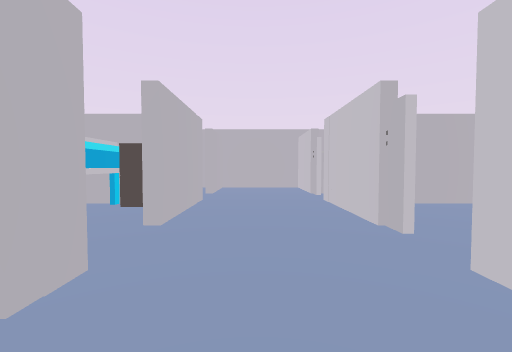
[1] (above)

18 first-person views from a walk through a Unity game level. The camera is 1.4 m above the floor, tilts 2° down and sees 90° across. The floor is counted in squares, 2 m on a side. Each view is taken from the middle of a square. On the plan, view 1 faces up. The plan holds only what a view shows up to about 9 squares ahead; the rest is blank. The player is left out. Some animated figures are left out.

[2]
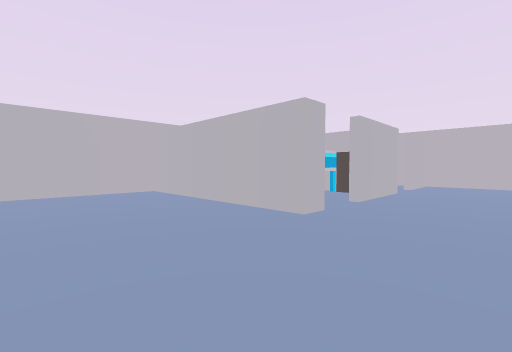

[3]
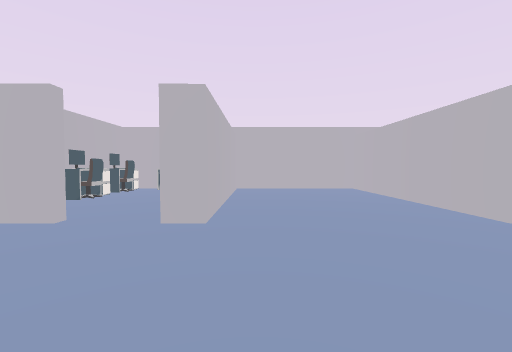

[4]
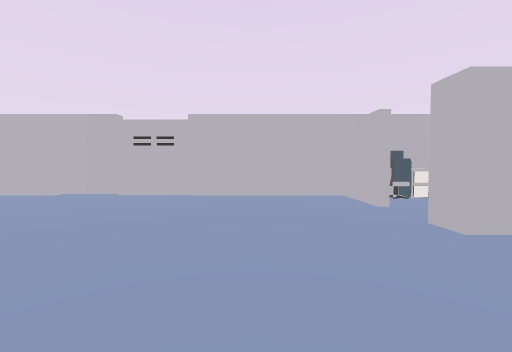

[5]
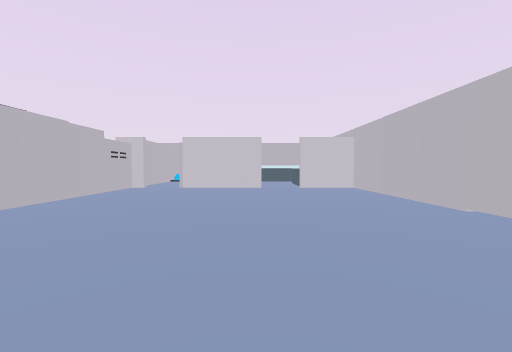

[6]
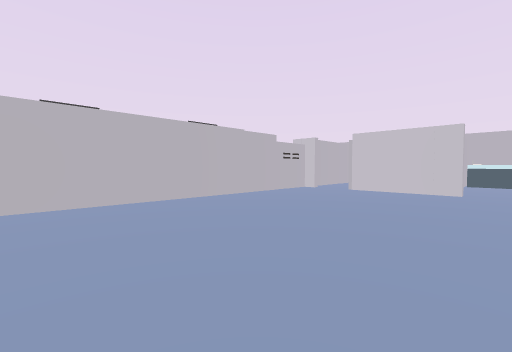

[7]
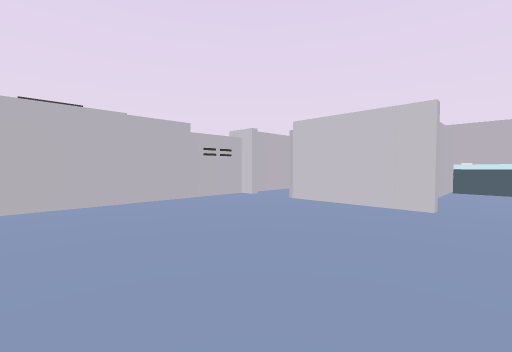

[8]
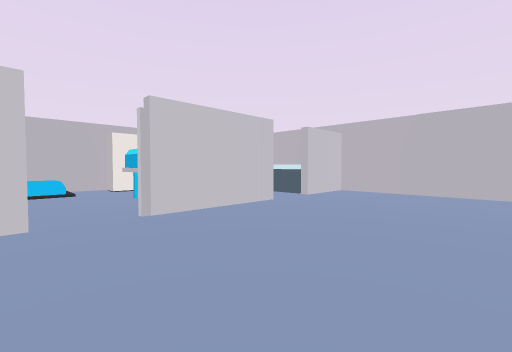

[9]
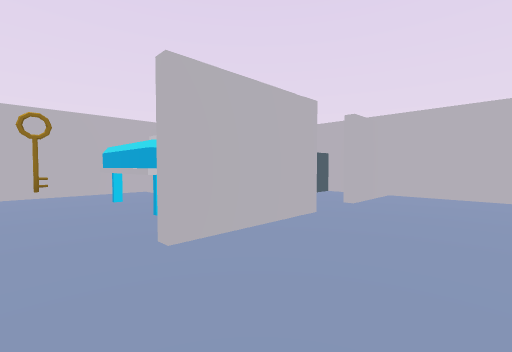

[10]
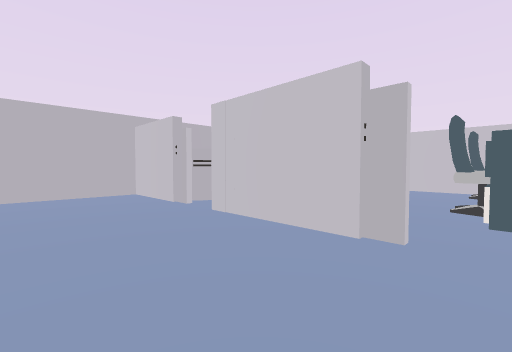

[11]
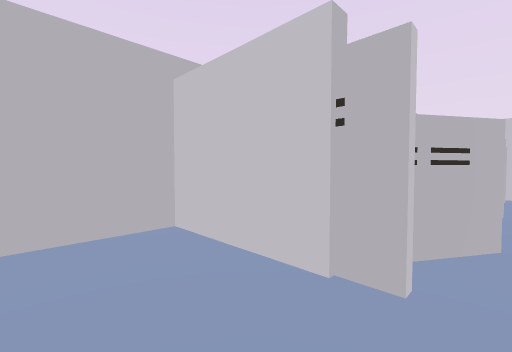

[12]
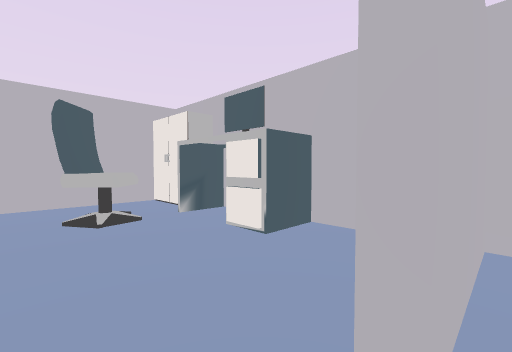

[13]
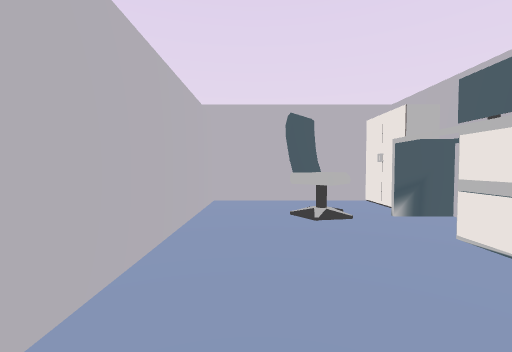

[14]
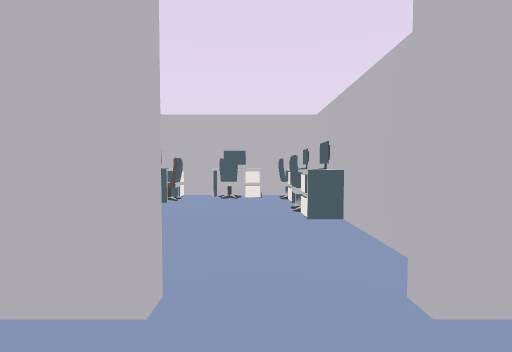

[15]
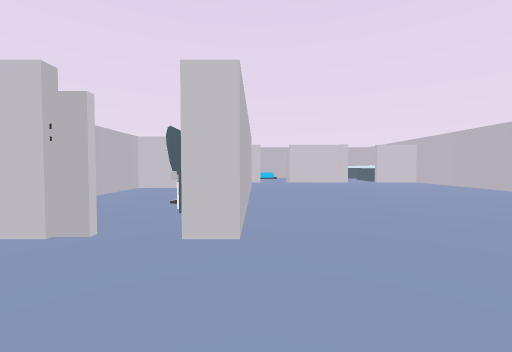

[16]
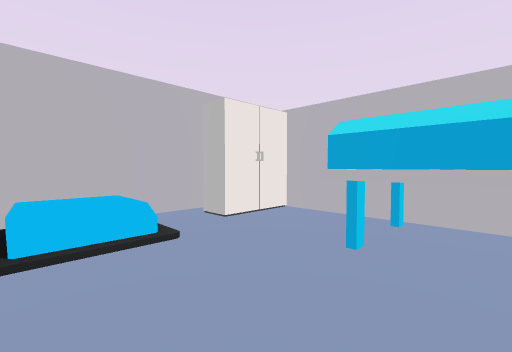

[17]
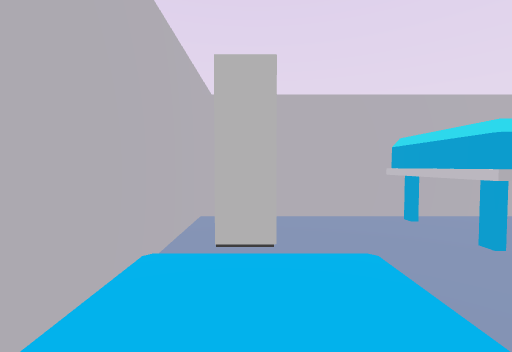

[18]
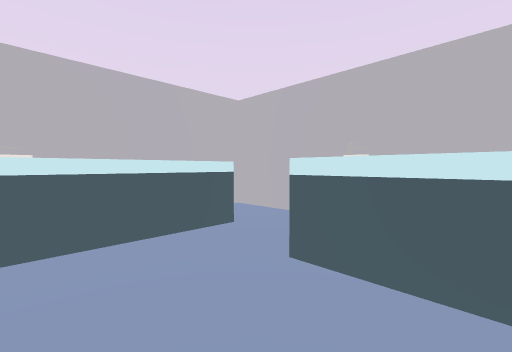

### Floor plan
Points are (right, up) in squares from view 1. A wall is a line through its corners. A room is listed if a view was taken in it or the views show most of it. See-through windows are left out.
Room 1 (views 1, 2, 3, 4, 5, 6, 7, 8, 9, 10, 11, 12, 13, 14, 15, 16, 17, 18)
walls: (3.6, 1.2) (1.5, 1.2) (1.5, 1.8); (1.5, 2.6) (1.5, 5.5); (-1.1, 1.8) (-1.1, 1.2) (-6.4, 1.2) (-6.4, -2.2); (7.5, 2.4) (7.5, 4.9) (3, 4.9); (-1.9, -2.8) (-5.4, -2.8); (-1.1, -4.5) (-1.1, -6.3) (10.7, -6.3) (10.7, -4.5); (-1.1, 5) (-1.1, 3); (10.7, 0.8) (10.7, 1.2) (7.4, 1.2); (1.5, 8.1) (1.5, 8.8) (-1.1, 8.8) (-1.1, 6.8); (10.7, -3.2) (10.7, -0.4); (11.2, -2.6) (14.6, -2.6); (-5.4, -2.6) (-1.1, -2.6) (-1.1, -3.2); (12.5, 1.2) (11.2, 1.2); (-1.6, 8.8) (-2.9, 8.8); (-6.4, 4.9) (-6.4, 2); (12, -6.3) (15.8, -6.3) (15.8, -2.8) (13, -2.8); (-6.4, 8.4) (-6.4, 5.1) (-4.4, 5.1); (15.8, -2.6) (15.8, 1.1)
low walls: (-5.8, 4.9) (-6.4, 4.9); (14.9, 0.9) (15.5, 0.9)
objects: other object (-6, -6); other object (-6, -5); other object (-6, -4); other object (-6, -3); other object (-6, 8); other object (-5, -6); key (-5, 3); other object (-5, 7); other object (-5, 8); other object (-4, -6); other object (-4, -3); other object (-4, 4) to (-3, 5); other object (-3, -6); other object (-3, 8); other object (-2, -6); other object (-2, 4) to (-2, 5); other object (2, 6) to (3, 7); other object (3, 2); other object (4, 2) to (4, 3); other object (4, 6) to (5, 7); other object (5, 2); other object (6, 2) to (7, 2); other object (6, 3) to (7, 3); other object (11, -2) to (13, -1); other object (12, -5) to (13, -5); other object (15, -5) to (15, -3); other object (15, -2)

Positions as (right, up) in squares from view 1, and headings:
1: (0, 0), facing up
2: (1, -2), facing up-left
3: (2, -2), facing left
4: (1, 0), facing down
5: (2, -3), facing right
6: (3, -4), facing up-right
7: (6, -4), facing up-right
8: (7, 1), facing down-right
9: (1, 2), facing up-left
10: (-1, 2), facing up-right
11: (0, 6), facing up-right
12: (-1, 6), facing up-left
13: (-1, 6), facing left
14: (0, -4), facing left
15: (-1, 1), facing right
16: (12, 1), facing down-right
17: (15, 1), facing down
18: (12, -3), facing down-right
